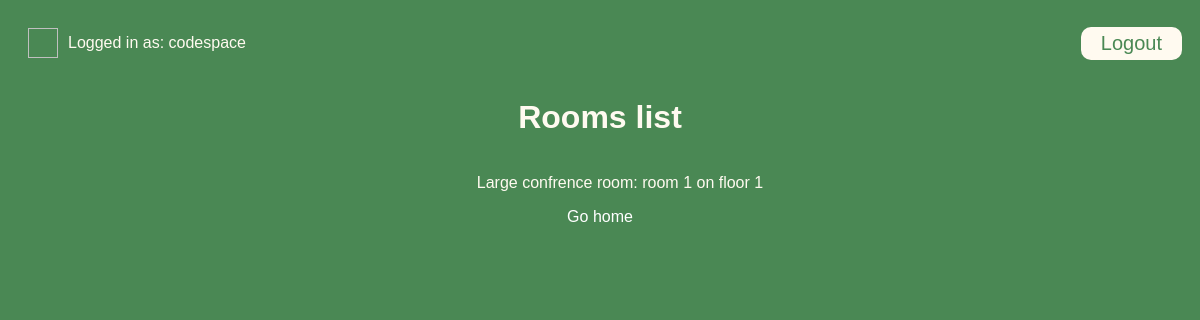
The app's page /meetings/rooms (signed in), older data.
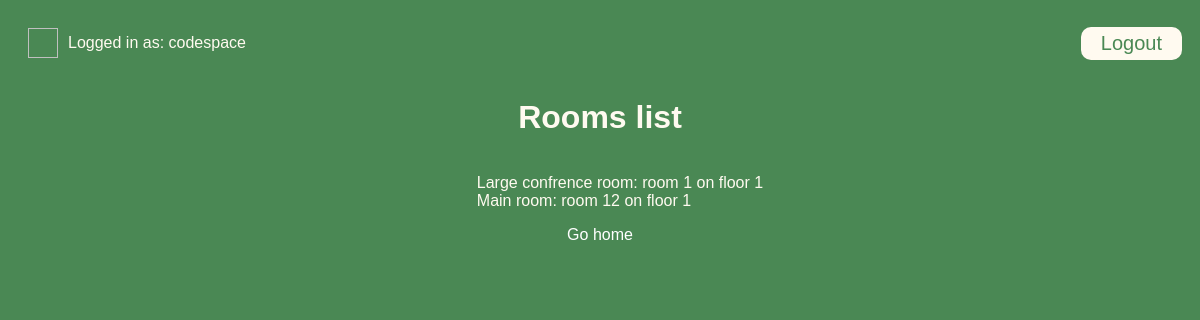
The same page, newer data.
### meetings/models.py (models this page shows)
class Room(models.Model):
    name = models.CharField(max_length=50)
    floor = models.IntegerField()
    room_number = models.IntegerField()
    def __str__(self):
        return f"{self.name}: room  {self.room_number} on floor {self.floor}"

### meetings/views.py (the view)
# urls.py: path('rooms', views.rooms_list, name='rooms'),
@login_required
def rooms_list(request):
    return render(request, "meetings/rooms.html",{"rooms": Room.objects.all()})

### templates/meetings/rooms.html (shortened to what this page needs)
{% extends "base.html" %}
{% block content%}
<h1>Rooms list</h1>
<ul>
    {% for room in rooms %}
    <li>
        {{room}}
    </li>
    {% endfor %}
</ul>
<a href="{% url 'welcome' %}">Go home</a>
{%endblock%}

Row changes from the older to the newer data that the page shows:
added Room: name+room_number+floor "Main room: room 12 on floor 1"
